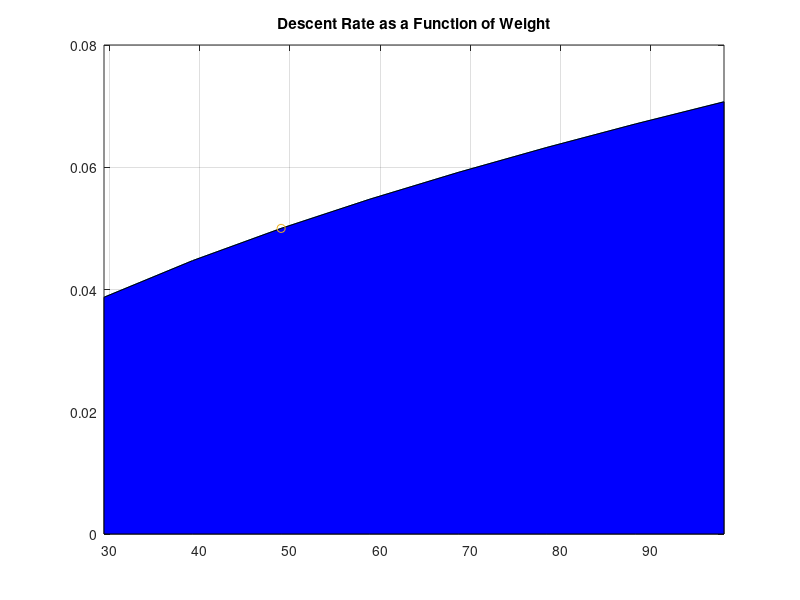

This chart was generated by the following MATLAB code:
clc;
clear;
close all;
%%
% g: 9.81 m/s^2
% m: mass (input)
% ro: 1.225 kg/m^3 (density of air at sea level)
% Cd: coefficient of drag (input) (assumed 0.7 for now)
 
g = 9.81;
ro = 1.225;
m = input('Dry mass of rocket: ','s');
while isempty(m) || isnan(str2double((m))) || str2double(m) < 0
    fprintf('Error ! Enter a valid input\n');
    m = input('Dry mass of rocket: ','s');
end
m = str2num(m);

Cd = input('Coefficient of drag: ','s');
while isempty(Cd) || isnan(str2double((Cd))) || str2double(Cd) < 0
    fprintf('Error ! Enter a valid input\n');
    Cd = input('Coefficient of drag: ','s');
end
Cd = str2num(Cd);
fprintf('\n\n')
%% Main Parachute Dimensions
% D: diameter (output)
% v: descent velocity (input)

fprintf('-------------------------- Main chute -------------------------- \n');
v = input('Descent velocity: ','s');
while isempty(v) || isnan(str2double((v))) || str2double(v) < 0
    fprintf('Error ! Enter a valid input\n');
    v = input('Descent velocity: ','s');
end
v = str2num(v);

D = (sqrt((8*m*g)/(pi*ro*Cd*v^2)))*10^2;

% Drag Force
% Fd: force of drag (output)
% Fg: weight of rocket
% ro: 1.225 kg/m^3 (density of air at sea level
% Cd: coefficient of drag (input) (assumed 0.7 for now)
% A: area of rocket (output)
% D: diameter
% v: descent velocity (input)

A = (2*m*g)/(ro*Cd*v^2);

Fd = 0.5*ro*Cd*A*v^2;

Fg = m*9.81;

% Output
fprintf('\n----------------------------------------------------------------- \n');
fprintf('Parachute Diameter: %.2f \n', D);
fprintf('Parachute Area: %.2f \n', A);
fprintf('Rocket Weight %.2f \n', Fg);
fprintf('Drag Force %.2f  (should equal weight of rocket)\n\n\n', Fd);
%fprintf('----------------------------------------------------------------- \n\n');

%% Drogue chute
fprintf('-------------------------- Drogue chute -------------------------- \n');

v = input('Descent velocity: ','s');
while isempty(v) || isnan(str2double((v))) || str2double(v) < 0
    fprintf('Error ! Enter a valid input\n');
    v = input('Descent velocity: ','s');
end
v = str2num(v);


D = (sqrt((8*m*g)/(pi*ro*Cd*v^2)))*10^2;

% Drag Force
% Fd: force of drag (output)
% Fg: weight of rocket
% ro: 1.225 kg/m^3 (density of air at sea level
% Cd: coefficient of drag (input) (assumed 0.7 for now)
% A: area of rocket (output)
% D: diameter
% v: descent velocity (input)

A = (2*m*g)/(ro*Cd*v^2);

Fd = 0.5*ro*Cd*A*v^2;

%output
fprintf('Parachute Diameter: %.2f \n', D);
fprintf('Parachute Area: %.2f \n', A);
fprintf('Drag Force %.2f  \n\n\n', Fd);

%% Shock Chord

fprintf('-------------------------- Shock Chord -------------------------- \n');
% L: Rocket Length
% C: Chord length 
% (to prevent smacking)
% NC: Nose cone length (based off of chord length)
% BC: Body length (based off of chord length)

L = input('Rocket length (in meters): \n');
C = L*3;
NC = C/3;
BC = C-C/3;

% Output
fprintf('Chord Length (in meters): %.2f \n',C);
fprintf('Nose Cone Length (in meters) (based off ratio): %.2f \n',NC);
fprintf('Body length (in meters) (base off ratio): %.2f \n',BC);

%% Parachute Descent Rate Plot

m_plot = (round(m/2):m*2);
v_desc = sqrt((8*m_plot*g)/(pi*ro*Cd*D^2));

plot(m_plot*g,v_desc);
hold on;
grid on;
area(m_plot*g,v_desc,'FaceColor', 'blue');
plot(m*g,sqrt((8*m*g)/(pi*ro*Cd*D^2)),'o');
title('Descent Rate as a Function of Weight');

xlim([m_plot(1)*g, m_plot(end)*g]);
